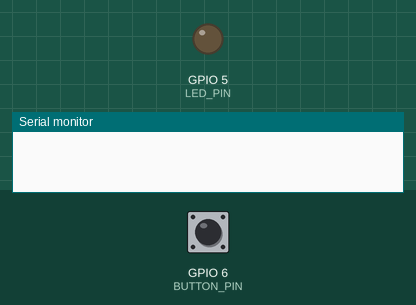
Bench run of a sketch on a simulated ESP32-S3. Parts: output pins drawn as LEDs (lit = HIGH), the last lines printed to the serial monitor. Dashed ring = blinking. Inputs (shaded band) come from the test bench; at power-on: GPIO 6 (BUTTON_PIN) HIGH.

Above: at 0.0 s.
At 2.2 s:
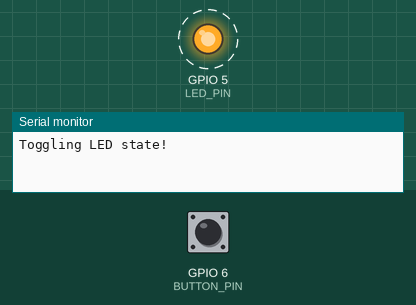
2.3 s: GPIO 6 (BUTTON_PIN) pulled LOW for 0.15 s
Timing chart, 0 to 11.3 s (numbered marks = the images above; inputs shaded):
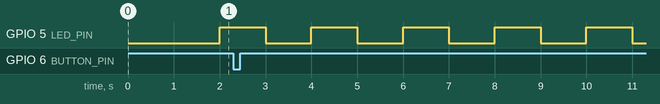

Measured:
- by itself, GPIO 5 (LED_PIN): alternates HIGH for 1.0 s and LOW for 1.0 s

The sketch:

ICTE6.ino
```cpp
// Authors: Aidan Frondozo, Kylie Neal


#include "esp_timer.h"

// --- Define GPIO Pins --- //
#define LED_PIN     5
#define BUTTON_PIN  6

// --- Define Timer Interval --- //
#define TOGGLE_INTERVAL_US 1000000  // 1 second

// --- Global Variables --- //
esp_timer_handle_t periodic_timer;
volatile bool ledState = false;

volatile unsigned long lastInterruptTime = 0;
const unsigned long debounceDelay = 200;  // milliseconds

// --- TODO: Timer ISR --- //
void IRAM_ATTR onTimer(void* arg) {
  // TODO: Toggle LED state and print message
  Serial.println("Toggling LED state!");
  ledState = !ledState;
  digitalWrite(LED_PIN, ledState);
}

// --- TODO: Button ISR with Debounce --- //
void IRAM_ATTR handleButtonInterrupt() {
  // TODO: Check millis() and debounce, then print
  unsigned long currentTime = millis();
  if (currentTime - lastInterruptTime > debounceDelay) {
    lastInterruptTime = currentTime;
    Serial.println("Button was pressed!");
  }
}

void setup() {
  Serial.begin(115200);
  delay(1000);  // Wait for Serial Monitor

  // TODO: Configure LED pin as OUTPUT and set LOW
  pinMode(LED_PIN, OUTPUT);
  digitalWrite(LED_PIN, LOW);

  // TODO: Configure BUTTON pin as INPUT_PULLUP
  pinMode(BUTTON_PIN, INPUT_PULLUP);

  // TODO: Attach button interrupt on FALLING edge
  attachInterrupt(digitalPinToInterrupt(BUTTON_PIN), handleButtonInterrupt, FALLING);

  // TODO: Create and start periodic esp_timer
  //       Attach onTimer as the callback
  //       Start it at 1-second interval
  const esp_timer_create_args_t timer_args = {
    .callback = &onTimer,
    .arg = NULL,
    .name = "led_toggle_timer"
  };

  esp_timer_create(&timer_args, &periodic_timer);

  esp_timer_start_periodic(periodic_timer, TOGGLE_INTERVAL_US);
}

void loop() {
  // Nothing here – logic handled by interrupts
  delay(1000);
}
```
